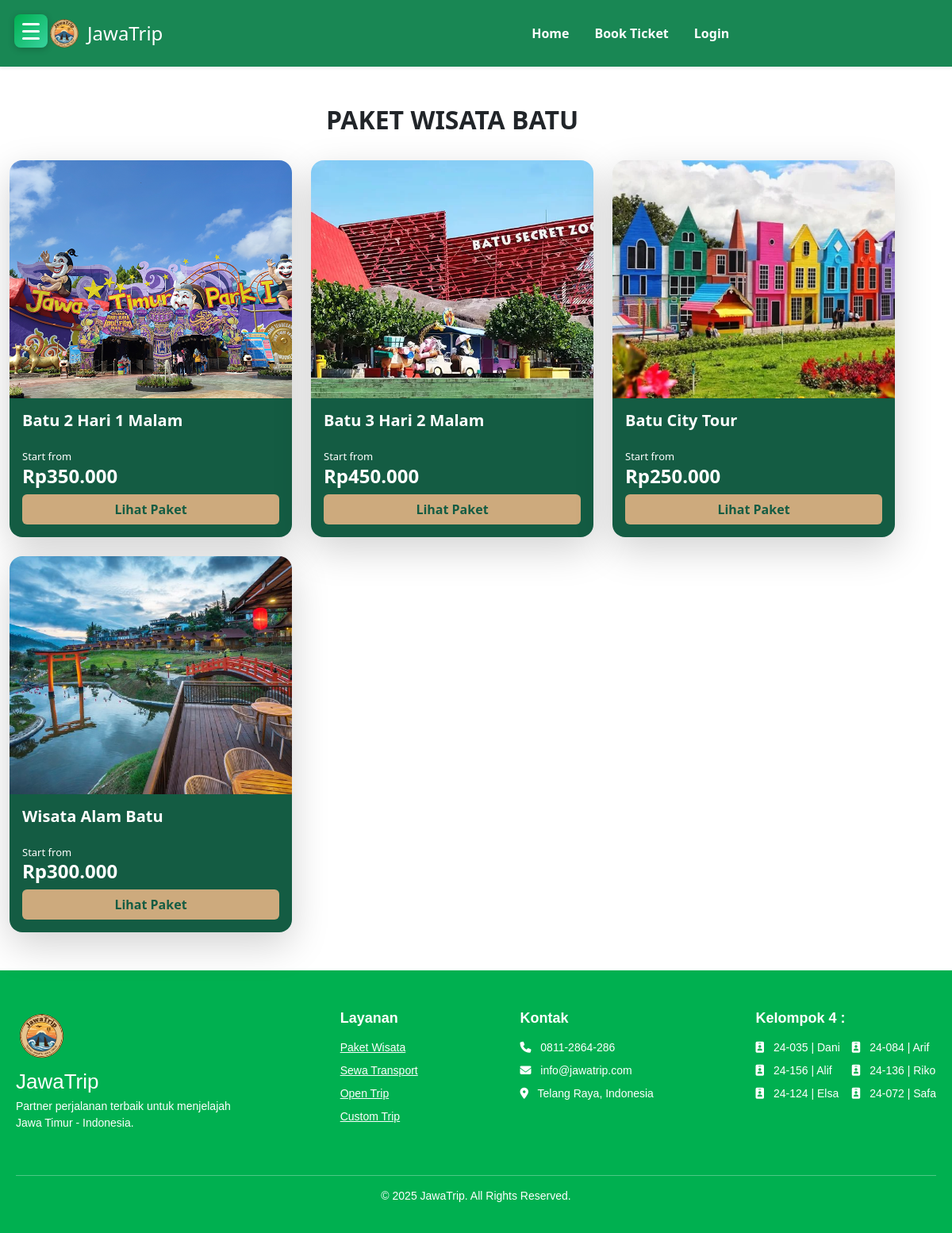
The page /wisata_kota.php?kota=Batu on the database its author committed.
### tables this page shows
CREATE TABLE `paket_wisata` (
  `id_paket` int(11) NOT NULL,
  `nama_paket` varchar(100) NOT NULL,
  `harga_per_pax` decimal(15,2) NOT NULL,
  `durasi` varchar(50) DEFAULT NULL,
  `id_hotel` int(11) DEFAULT NULL,
  `id_transport` int(11) DEFAULT NULL,
  `fasilitas_lain` text DEFAULT NULL COMMENT 'List html: <li>Makan 3x</li> <li>Tiket Masuk</li>',
  `gambar_paket` varchar(255) DEFAULT NULL,
  `id_kota` int(11) DEFAULT NULL,
  `deskripsi_wisata` text DEFAULT NULL
);

### wisata_kota.php (the view, shortened to what this page needs)
<?php
include 'koneksi.php';
include 'includes/header.php';
include 'includes/navbar.php';
include 'includes/dashboard_home.php';
$kota_terpilih = isset($_GET['kota']) ? $_GET['kota'] : '';
$qKota = mysqli_query($conn, "SELECT * FROM kota WHERE nama_kota='$kota_terpilih'");
$kota = mysqli_fetch_assoc($qKota);
$qPaket = mysqli_query($conn, "
    SELECT * FROM paket_wisata
    WHERE id_kota='{$kota['id_kota']}'
");
?>
<div class="container py-5">
    <div class="d-flex justify-content-between align-items-center mb-4">
        <h2 class="fw-bold text-center flex-grow-1">
            PAKET WISATA <?= strtoupper($kota_terpilih); ?>
        </h2>
    </div>
    <div class="row g-4">
        <?php if (mysqli_num_rows($qPaket) > 0): ?>
            <?php while ($p = mysqli_fetch_assoc($qPaket)): ?>
                <div class="col-md-6 col-lg-4">
                    <div class="card shadow-lg rounded-4 overflow-hidden h-100 position-relative" style="border: none; transition: transform 0.3s;">
                        <img src="img/<?= $p['gambar_paket']; ?>" class="card-img-top"
                             style="height:300px; object-fit:cover;">
                        <div class="card-body text-white d-flex flex-column"
                             style="background:#145C43;">
                            <h5 class="fw-bold"><?= $p['nama_paket']; ?></h5>
                            <p class="mb-0 mt-3" style="font-size:13px;">Start from</p>
                            <h4 class="fw-bold">
                                Rp<?= number_format($p['harga_per_pax'], 0, ',', '.'); ?>
                            </h4>
                            <a href="wisatamalang.php?id=<?= $p['id_paket']; ?>"
                               class="btn mt-auto fw-bold"
                               style="background:#CDAA7D; color:#145C43;">
                               Lihat Paket
                            </a>
                        </div>
                    </div>
                </div>
            <?php endwhile; ?>
        <?php endif; ?>
    </div>
</div>
<?php include 'includes/footer.php'; ?>

### includes/header.php (shortened to what this page needs)
<!DOCTYPE html>
<html lang="id">
<head>
  <link href="https://cdn.jsdelivr.net/npm/bootstrap@5.3.3/dist/css/bootstrap.min.css" rel="stylesheet">
  <link rel="stylesheet" href="/kelompok-4/assets/style.css">
  <link rel="stylesheet" href="/kelompok-4/assets/dashboard_home.css">
</head>
<body>

### includes/navbar.php (shortened to what this page needs)
<?php
$isLogin = isset($_SESSION['user_id']) || isset($_SESSION['admin_id']);
$isAdmin = (
    isset($_SESSION['admin_id']) ||
    (isset($_SESSION['role']) && $_SESSION['role'] === 'admin')
);
$username =
    $_SESSION['username']
    ?? $_SESSION['admin_username']
    ?? 'User';
$basePath = (strpos($_SERVER['REQUEST_URI'], '/admin') !== false) ? '../' : '';
?>
<nav class="navbar navbar-expand-lg navbar-dark bg-success shadow-sm py-3">
  <div class="container">
    <a class="navbar-brand d-flex align-items-center text-white fs-4 ms-5"
       href="<?= $basePath ?>index.php">
      <img src="<?= $basePath ?>img/jawatrip1.png"
           alt="logo"
           style="height:42px"
           class="me-2">
      JawaTrip
    </a>
    <div class="collapse navbar-collapse justify-content-center" id="navbarNav">
      <ul class="navbar-nav text-center">
        <li class="nav-item">
          <a class="nav-link text-white fw-semibold px-3"
             href="<?= $basePath ?>index.php">Home</a>
        </li>
        <li class="nav-item">
          <a class="nav-link text-white fw-semibold px-3"
             href="<?= $basePath ?>pesan.php">Book Ticket</a>
        </li>
          <?php if ($isLogin): ?>
<li class="nav-item dropdown">
    <a class="nav-link dropdown-toggle text-white fw-semibold px-3"
       href="#"
       role="button"
       data-bs-toggle="dropdown">
      👤 <?= htmlspecialchars($username) ?>
      <?php if ($isAdmin): ?>
        <span class="badge bg-warning text-dark ms-1">ADMIN</span>
      <?php endif; ?>
    </a>
    <ul class="dropdown-menu dropdown-menu-end">
      <?php if ($isAdmin): ?>
        <li>
          <a class="dropdown-item"
             href="<?= $basePath ?>admin/dashboard.php">
             Dashboard Admin
          </a>
        </li>
        <li><hr class="dropdown-divider"></li>
      <?php else: ?>
        <li>
          <a class="dropdown-item"
             href="<?= $basePath ?>profil.php">
             Profil Saya
          </a>
        </li>
        <li>
          <a class="dropdown-item"
             href="<?= $basePath ?>riwayat.php">
             Riwayat Pesanan
          </a>
        </li>
        <li>
          <a class="dropdown-item"
             href="<?= $basePath ?>riwayat_bromo.php">
             Riwayat Pesanan Bromo
          </a>
        </li>
        <li><hr class="dropdown-divider"></li>
      <?php endif; ?>
      <li>
        <a class="dropdown-item text-danger fw-bold"
           href="<?= $basePath ?>logout.php">
           Logout
        </a>
      </li>
    </ul>
</li>
<?php else: ?>
    <li class="nav-item">
        <a class="nav-link text-white fw-semibold px-3"
           href="<?= $basePath ?>login.php">
           Login
        </a>
    </li>
<?php endif; ?>
      </ul>
    </div>
  </div>
</nav>

### includes/dashboard_home.php (shortened to what this page needs)
<link rel="stylesheet" href="https://cdnjs.cloudflare.com/ajax/libs/font-awesome/6.5.1/css/all.min.css">
<link rel="stylesheet" href="assets/dashboard_home.css">
<label for="toggle-menu" class="menu-icon">
  <div></div>
  <div></div>
  <div></div>
</label>
<label for="toggle-menu" class="close-btn">&times;</label>

### includes/footer.php (shortened to what this page needs)
<link rel="stylesheet" href="assets/footer2.css">
<footer class="modern-footer">
    <div class="footer-container">
        <div class="footer-brand">
            <img src="img/jawatrip1.png" alt="JawaTrip Logo" class="footer-logo">
            <h2>JawaTrip</h2>
            <p>Partner perjalanan terbaik untuk menjelajah Jawa Timur - Indonesia.</p>
        </div>
        <div class="footer-links">
            <h4>Layanan</h4>
            <a href="#">Paket Wisata</a>
            <a href="#">Sewa Transport</a>
            <a href="#">Open Trip</a>
            <a href="#">Custom Trip</a>
        </div>
        <div class="footer-contact">
            <h4>Kontak</h4>
            <p><i class="fa-solid fa-phone"></i> 0811-2864-286</p>
            <p><i class="fa-solid fa-envelope"></i> info@jawatrip.com</p>
            <p><i class="fa-solid fa-location-dot"></i> Telang Raya, Indonesia</p>
        </div>
        <div class="footer-members">
            <h4>Kelompok 4 :</h4>
            <div class="members-grid">
                <div><i class="fa-solid fa-id-badge"></i> 24-035 | Dani</div>
                <div><i class="fa-solid fa-id-badge"></i> 24-084 | Arif</div>
                <div><i class="fa-solid fa-id-badge"></i> 24-156 | Alif</div>
                <div><i class="fa-solid fa-id-badge"></i> 24-136 | Riko</div>
                <div><i class="fa-solid fa-id-badge"></i> 24-124 | Elsa</div>
                <div><i class="fa-solid fa-id-badge"></i> 24-072 | Safa</div>
            </div>
        </div>
    </div>
    <div class="footer-bottom">
        <p>© 2025 JawaTrip. All Rights Reserved.</p>
    </div>
</footer>

### assets/style.css (style rules this page uses)
.navbar { margin: 0; padding: 0; position: relative; z-index: 1100; }
.navbar-brand img { height: 45px; }
.navbar-brand { flex: 1; text-align: left; }
.navbar-nav { margin: 0 auto; }
.navbar-nav .nav-link { color: white !important; font-weight: 600; }

### assets/dashboard_home.css (style rules this page uses)
html, body { margin: 0; padding: 0; }
.close-btn { position: absolute; top: 18px; right: 20px; font-size: 30px; color: #00b050; cursor: pointer; transition: 0.3s ease; }
.menu-icon { position: fixed; top: 18px; left: 18px; width: 42px; height: 42px; display: flex; flex-direction: column; align-items: center; justify-content: center; cursor: pointer; z-index: 1300; background: linear-gradient(135deg, #00b050, #38d39f); border-radius: 8px; box-shadow: 0 2px 8px rgba(0,0,0,0.2); transition: all 0.3s ease; }
.menu-icon div { width: 22px; height: 3px; background: #fff; margin: 3px 0; border-radius: 2px; transition: transform 0.25s ease, opacity 0.25s ease; }
@media (min-width: 992px) { main, .container, section { margin-left: 0; } }
@media (min-width: 992px) { .menu-icon { display: flex; } }

### assets/footer2.css (style rules this page uses)
.modern-footer { background-color: #00b050; color: white; padding: 50px 20px 20px; font-family: 'Poppins', sans-serif; }
.footer-container { max-width: 1200px; margin: auto; display: flex; justify-content: space-between; flex-wrap: wrap; gap: 40px; }
.footer-brand { max-width: 280px; }
.footer-logo { width: 65px; margin-bottom: 10px; }
.footer-brand h2 { font-size: 26px; margin-bottom: 5px; }
.footer-brand p { font-size: 14px; line-height: 1.5; margin-bottom: 15px; }
.footer-links h4, .footer-contact h4, .footer-members h4 { font-size: 18px; margin-bottom: 15px; font-weight: 600; }
.footer-links a { display: block; color: white; font-size: 14px; margin-bottom: 8px; transition: 0.3s; }
.footer-contact p { font-size: 14px; margin-bottom: 8px; }
.footer-contact i { margin-right: 8px; }
.members-grid { display: grid; grid-template-columns: repeat(2, 1fr); gap: 8px 15px; }
.members-grid div { font-size: 14px; }
.members-grid i { margin-right: 8px; }
.footer-bottom { text-align: center; margin-top: 40px; padding-top: 15px; border-top: 1px solid rgba(255,255,255,0.3); font-size: 14px; }

### rows shown on the page
paket_wisata: gambar_paket (picture), nama_paket "Batu 2 Hari 1 Malam", harga_per_pax "350.000"
paket_wisata: gambar_paket (picture), nama_paket "Batu 3 Hari 2 Malam", harga_per_pax "450.000"
paket_wisata: gambar_paket (picture), nama_paket "Batu City Tour", harga_per_pax "250.000"
paket_wisata: gambar_paket (picture), nama_paket "Wisata Alam Batu", harga_per_pax "300.000"

### other values the page prints
$kota_terpilih "BATU"
